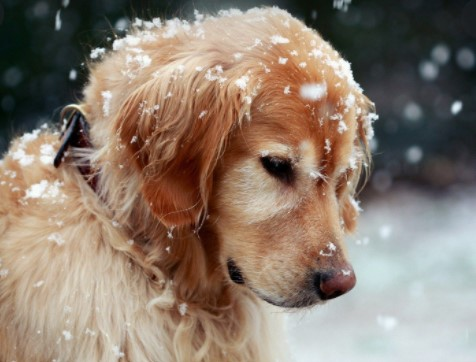
#> input picture 1.jpg, 476 x 362 px
$ python crop_image.py
#> lines starting #> are read from the running program, lines starting #| are printed output that depends on the picture
import cv2

img = cv2.imread('1.jpg')
#> img is the input picture: shape (362, 476, 3); mean B, G, R 111.2, 124.7, 140.3
y = 0
x = 0
h = 300
w = 500

crop_image = img[x:w, y:h]
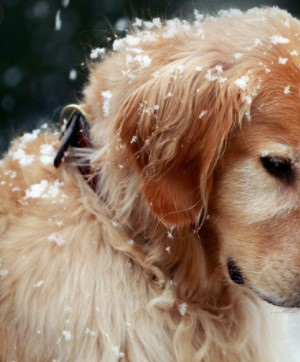
#> crop_image: shape (362, 300, 3); mean B, G, R 103.7, 123, 146.7
cv2.imshow('crop', crop_image)
cv2.imshow('image', img)
cv2.waitKey(0)
